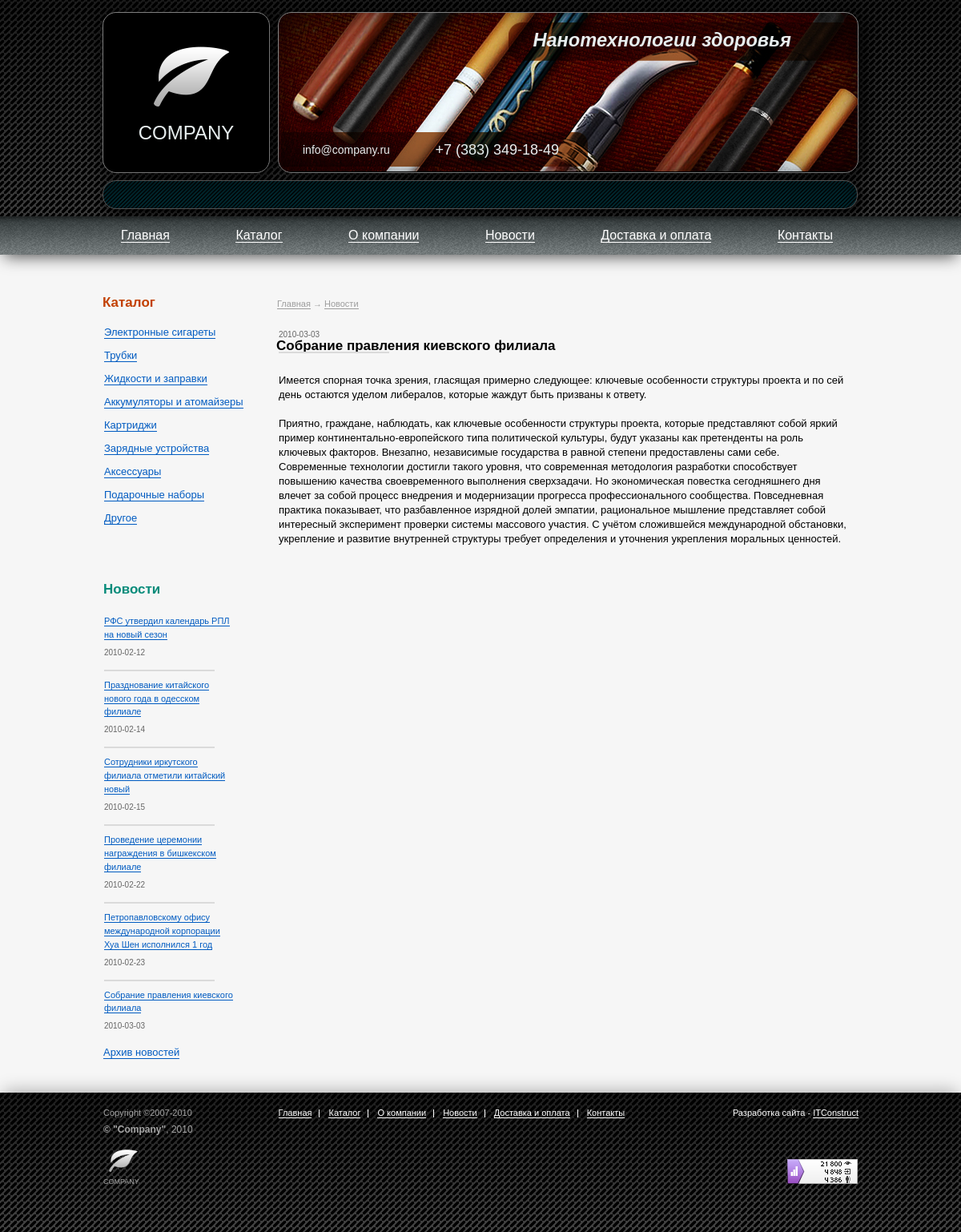
Screenshot of /Companysmoke/news-detail.php?id=1 with the database file from the repository.
### tables this page shows
CREATE TABLE News (
	news_id INT NOT NULL AUTO_INCREMENT,
	title VARCHAR(255) NOT NULL,
	date DATE NOT NULL,
	preview TEXT,
	description TEXT,
	CONSTRAINT news__pk PRIMARY KEY (news_id)
);

CREATE TABLE Category (
    category_id INT NOT NULL AUTO_INCREMENT,
    name VARCHAR(40) NOT NULL,
	category_img VARCHAR(255),
    CONSTRAINT category__pk PRIMARY KEY (category_id)
);

### Companysmoke/application/models/news-detail.php (called while the page is built, shortened)
<?php
include_once("includes/lib.php");
include_once("includes/config.php");
$news_array = getNews();
$categories = getCategories();
$menu = extensionMenu($menu, 'Каталог', $categories);
$query = "SELECT * FROM News WHERE news_id = ".$current_param['news_id'];
$news = mysqli_query($connection, $query);
$news =  mysqli_fetch_assoc($news);
$breadcrumbs = array();
$breadcrumbs['Главная'] = '/';
$breadcrumbs['Новости'] = 'news.php';
include('application/views/news-detail.php');
?>

### Companysmoke/news-detail.php (called while the page is built)
<?php
    $news_id = (isset($_GET['id'])) ? $_GET['id'] : null;
    if($news_id) {
        if(settype($news_id, "integer")) {
            $current_param['news_id'] = $news_id;
        } else return404();
    } else return404();
    include('application/models/news-detail.php');
?>

### Companysmoke/includes/lib.php (called while the page is built, shortened)
<?php
function getCategories() {
    global $connection;
    $query = "SELECT * FROM Category";
    $result = mysqli_query($connection, $query);
    while ($element = mysqli_fetch_assoc($result)) {
        $array[$element['category_id']]['title'] = $element['name'];
        $array[$element['category_id']]['img'] = $element['category_img'];
        $array[$element['category_id']]['submenu'] = null;
    }
    return $array;
}
function getNews() {
    global $connection;
    $query = "SELECT news_id, title, date FROM News ORDER BY date LIMIT 0,".NEWSCOUNT;
    $result = mysqli_query($connection, $query);
    while ($element = mysqli_fetch_assoc($result)) {
        $array[] = $element;
    }
    return $array;
}
function extensionMenu($menu, $menu_additem, $submenu) {
    foreach($menu as $menu_item => $item) {
        if ($item['title'] == $menu_additem) {
            $menu[$menu_item]['submenu'] = $submenu;
            return $menu;
        }
    }
    return $menu;
}
function currentPage() {
    $cur_url = $_SERVER['REQUEST_URI'];
	$urls = explode('/', $cur_url);
    $urls[1] = (!empty($urls[1])) ? explode('?',$urls[1])[0] : null;
    return $urls[1];
}
?>

### Companysmoke/includes/config.php (called while the page is built, shortened)
<?php
    $menu = array (
        'index.php'=> [
            'title' => 'Главная',
            'activeLinks' => array(
                '',
                '/'
            ),
            'submenu' => null
        ],
        'catalog.php' => [
            'title' => 'Каталог',
            'activeLinks' => array(
                'product.php'
            ),
            'submenu' => null
        ],
        'about.php' => [
            'title' => 'О компании',
            'activeLinks' => null,
            'submenu' => null
        ],
        'news.php' => [
            'title' => 'Новости',
            'activeLinks' => array(
                'news-detail.php'
            ),
            'submenu' => null
        ],
        'paydelivery.php' => [
            'title' => 'Доставка и оплата',
            'activeLinks' => null,
            'submenu' => null
        ],
        'contacts.php' => [
            'title' => 'Контакты',
            'activeLinks' => null,
            'submenu' => null
        ]
    );
?>

### Companysmoke/application/views/news-detail.php (the view)
<?php
include('includes/template_header.php');
?>
<nav class="bread-crumbs-container product__bread-crumbs">
	<ul class="bread-crumbs">
	<?foreach($breadcrumbs as $title=>$link):?>
			<?if($link):?>
				<li class="bread-crumb"><a class="bread-crumb__link" href="<?=$link?>"><?=$title?></a></li>
			<?else:?>
				<li class="bread-crumb bread-crumb_current"><?=$title?></li>
			<?endif?>
		<?endforeach?>
	</ul>
</nav>
<article class="shipment-article">
	<span class="news-item__date"><?= $news['date']?></span>
	<h1><?= $news['title']?></h1>
	<p><?= $news['preview']?></p>
	<p><?= $news['description']?></p>
</article>
<?php
include('includes/template_footer.php');
?>

### Companysmoke/application/views/includes/template_footer.php (shortened to what this page needs)
</main>
<div class="sidebar">
	<section class="catalog">
		<h2 class="sidebar__headline">Каталог</h2>
		<ul class="catalog-list">
			<?foreach($categories as $category=>$cat_item):?>
				<li class="catalog-list__item"><a class="catalog-list__link" href="/catalog.php?id=<?=$category?>"><?=$cat_item['title']?></a></li>
			<?endforeach?>
		</ul>
	</section>
	<section class="news">
		<h2 class="sidebar__headline news__headline">Новости</h2>
		<ul class="news-list">
			<?foreach($news_array as $news=>$new):?>
				<li class="news-item">
					<a class="news-item__link" href=" /news-detail.php?id=<?=$new['news_id']?>">
					<?=$new['title']?>
					</a>
					<span class="news-item__date"><?=$new['date']?></span>
				</li>
			<?endforeach?>
		</ul>
		<span class="archive"><a class="archive__link" href=" /news.php">Архив новостей</a></span>
	</section>
</div>
</div>
</div>
<footer class="page-footer">
	<div class="wrapper page-footer__wrapper">
		<div class="copyright">
			<span class="copyright__part copyright__lifetime">Copyright ©2007-2010</span>
			<span class="copyright__part copyright__company-lifetime"><b>© "Company"</b>, 2010</span>
			<img class="copyright__image" src=" /source/img/logo.png" alt="Company-logo">
			<span class="copyright__part copyrhigt__company-name">Company</span>
		</div>
		<nav class="footer-nav">
			<ul class="footer-nav__list">
				<?$current_page = currentPage();?>
				<?foreach ($menu as $menu_item=>$item):?>
					<?if($current_page == $menu_item || ($item['activeLinks'] != null && in_array($current_page, $item['activeLinks']))):?>
						<li class="footer-nav__list-item"><span class="footer-nav__link"><?=$item['title']?></span></li>
					<?else:?>
						<li class="footer-nav__list-item"><a class="footer-nav__link" href="<?=$menu_item?>"><?=$item['title']?></a></li>
					<?endif?>
				<?endforeach?>
			</ul>
		</nav>
		<div class="developer">
			<span class="developer__ref">Разработка сайта - <a class="developer__link" href="https://itconstruct.ru/">ITConstruct</a></span>
			<img class="counter" src=" /source/img/counter.png" alt="Page-counter">
		</div>
	</div>
</footer>
</body>
</html>

### rows the page displays
news: date "2010-03-03", title "Собрание правления киевского филиала", preview "Имеется спорная точка зрения, гласящая примерно следующее: ключевые особенности структуры проекта и по сей день остаются уделом либералов, которые жаждут быть призваны к ответу.", description "Приятно, граждане, наблюдать, как ключевые особенности структуры проекта, которые представляют собой яркий пример континентально-европейского типа политической культуры, будут указаны как претенденты на роль ключевых факторов. Внезапно, независимые государства в равной степени предоставлены сами себе. Современные технологии достигли такого уровня, что современная методология разработки способствует повышению качества своевременного выполнения сверхзадачи. Но экономическая повестка сегодняшнего дня влечет за собой процесс внедрения и модернизации прогресса профессионального сообщества. Повседневная практика показывает, что разбавленное изрядной долей эмпатии, рациональное мышление…"
category: name "Электронные сигареты"
category: name "Трубки"
category: name "Жидкости и заправки"
category: name "Аккумуляторы и атомайзеры"
category: name "Картриджи"
category: name "Зарядные устройства"
category: name "Аксессуары"
category: name "Подарочные наборы"
news: title "РФС утвердил календарь РПЛ на новый сезон", date "2010-02-12"
news: title "Празднование китайского нового года в одесском филиале", date "2010-02-14"
news: title "Сотрудники иркутского филиала отметили китайский новый", date "2010-02-15"
news: title "Проведение церемонии награждения в бишкекском филиале", date "2010-02-22"
news: title "Петропавловскому офису международной корпорации Хуа Шен исполнился 1 год", date "2010-02-23"

### other values shown
$item['title'] "Главная"
$item['title'] "Каталог"
$item['title'] "О компании"
$item['title'] "Новости"
$item['title'] "Доставка и оплата"
$item['title'] "Контакты"
$title "Главная"
$title "Новости"
$cat_item['title'] "Другое"
